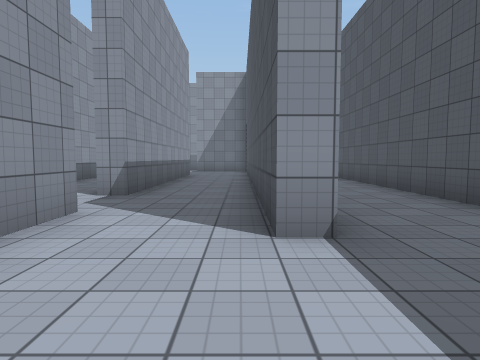
[1] (above)

21 first-person views from a walk through a Unity game level. The camera is 1.3 m above the floor, tilts 4° down and sees 75° across. The floor is counted in squares, 2 m on a side. Each view is taken from the middle of a square. On the plan, view 1 faces up. The plan holds only what a view shows up to about 10 squares ahead; the rest is blank. The place goes on beyond the plan. The player character is not drawn. Surface patterns are stand-ins for the level's own textures.

[2]
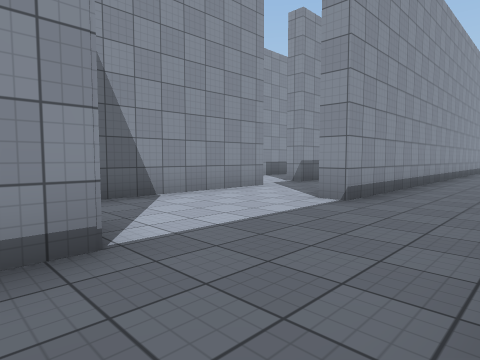

[3]
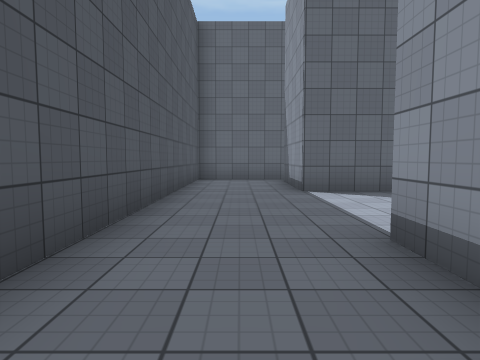

[4]
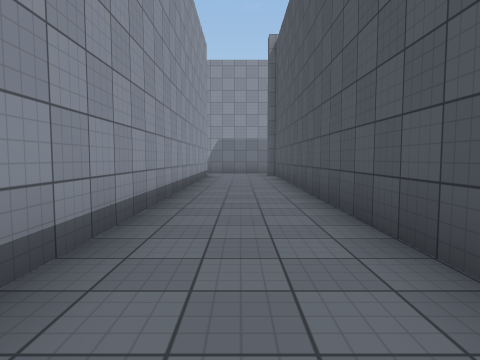

[5]
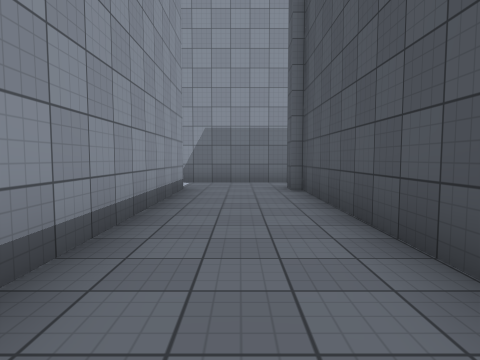

[6]
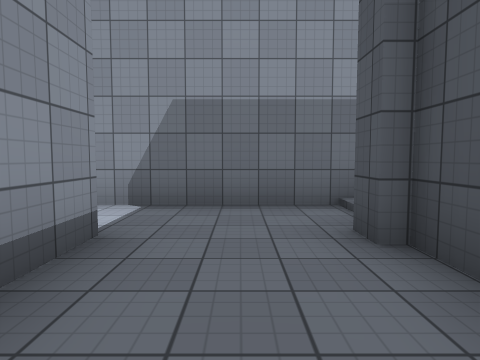

[7]
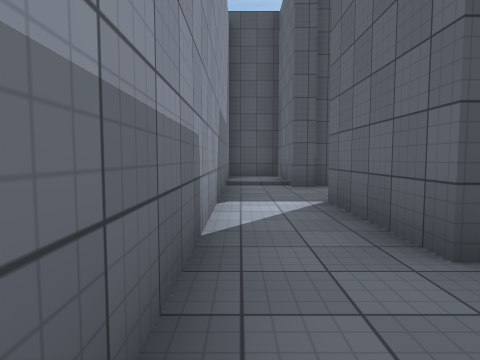

[8]
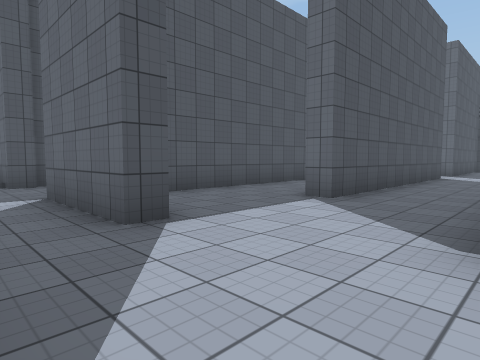

[9]
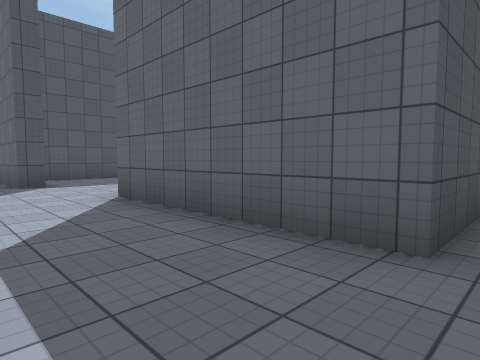

[10]
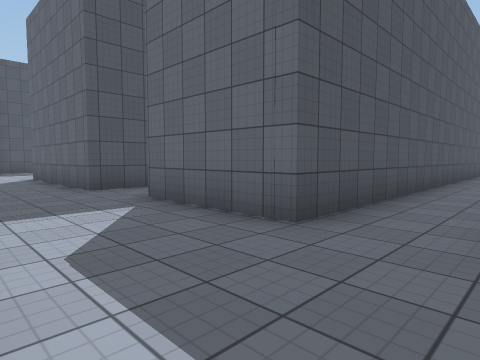

[11]
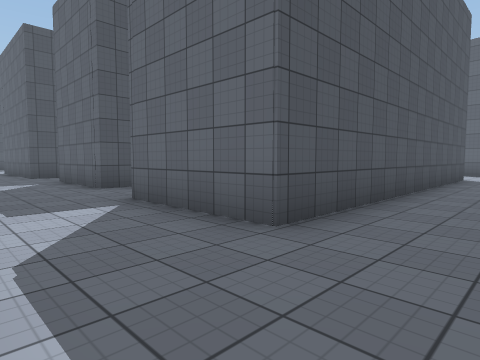

[12]
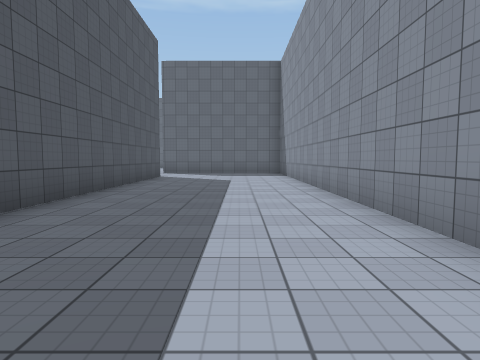

[13]
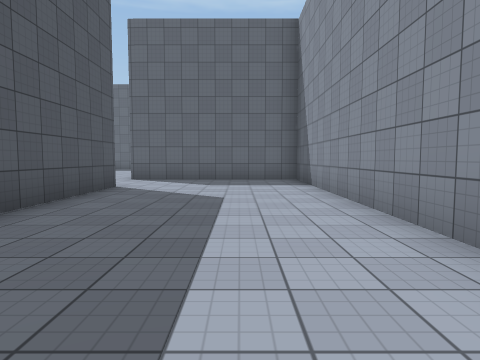

[14]
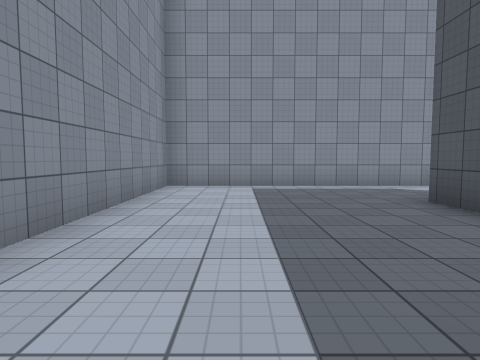

[15]
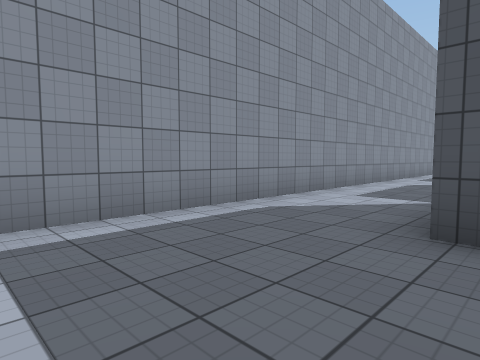

[16]
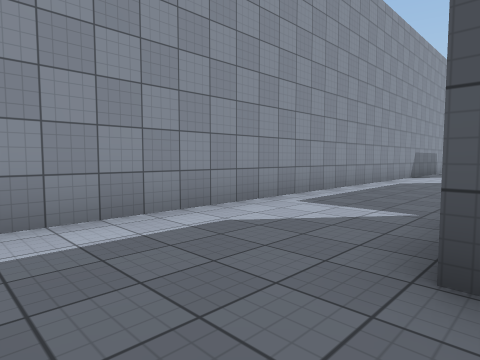

[17]
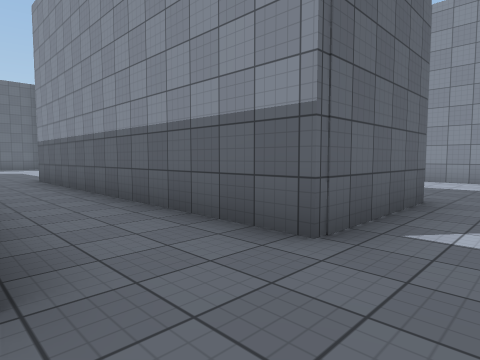

[18]
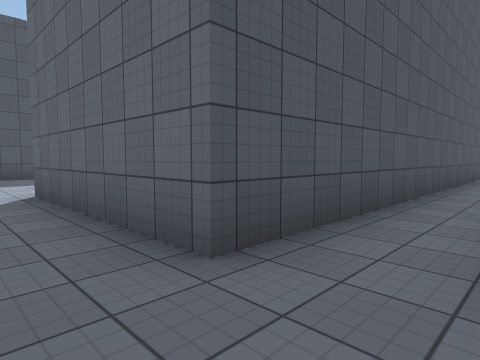

[19]
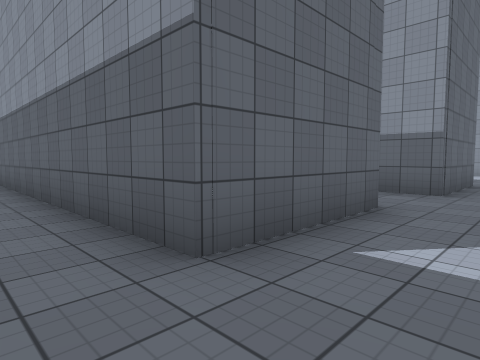

[20]
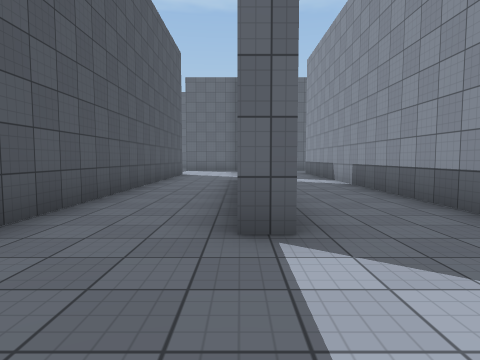

[21]
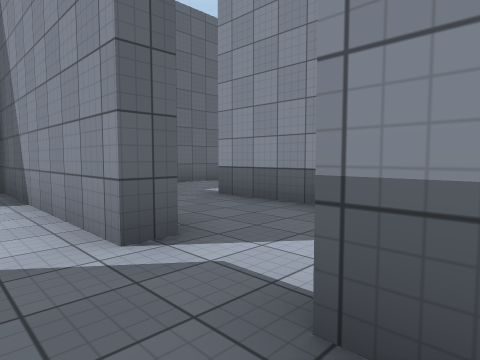

### Floor plan
Points are (right, up) in squares from view 1. A wall is a line through its corners. A room is listed if a view was taken in it or the views show most of it. See-through windows are left out.
Room 1 (views 1, 2, 3, 4, 5, 6)
walls: (-2, 2.6) (-2, -1.1) (0.8, -1.1) (0.8, -3.7); (3, 15.2) (3, 15.7) (4.3, 15.7); (0.8, 15.7) (0.8, 2.5) (0.3, 2.5); (5, 15.7) (5.6, 15.7) (5.6, 17.3) (0.4, 17.3); (0.6, -4.7) (3.3, -4.7) (3.3, 15.4)
ways out: opening at (-1, 3) to room 2; opening at (0, 17) to room 2
Room 2 (views 7, 8, 9, 10, 11, 12, 13, 14, 15, 16, 17, 18, 19, 20, 21)
walls: (-9.5, 4.4) (-9.5, 14.7) (-4.7, 14.7); (-14.2, 4.6) (-14.2, 14.4) (-11.2, 14.4) (-11.2, 6.8); (-4.8, 11.4) (-4.8, 1.6); (-2, 10) (-2, 5.4) (-2.5, 5.4) (-2.5, 12.4) (-1.9, 12.4); (-19.2, 5.9) (-19.2, 14.7) (-16.2, 14.7) (-16.2, 5.9); (-5.1, 17.3) (-23.7, 17.3) (-23.7, 3.5) (-18.6, 3.5); (-2.1, 15.1) (-2.1, 15.7) (0.8, 15.7); (-2.5, 3.8) (-2, 3.8) (-2, 2.6); (-7.3, -1.1) (-5.8, -1.1); (0.4, 17.3) (-3.6, 17.3); (0.3, 2.5) (0.3, 14.6)
ways out: opening at (-1, 3) to room 1; opening at (0, 17) to room 1; opening at (-19, 4.5)

Where each view was taken, in squares from view 1:
view 1: 0 up, 0 right, facing up
view 2: 2 down, 3 right, facing up-left
view 3: 5 up, 2 right, facing down
view 4: 4 up, 2 right, facing up
view 5: 9 up, 2 right, facing up
view 6: 13 up, 2 right, facing up
view 7: 17 up, 4 left, facing right
view 8: 17 up, 5 left, facing down-right
view 9: 17 up, 10 left, facing down-right
view 10: 17 up, 16 left, facing down-right
view 11: 17 up, 21 left, facing down-right
view 12: 17 up, 22 left, facing down
view 13: 13 up, 22 left, facing down
view 14: 10 up, 22 left, facing up
view 15: 14 up, 22 left, facing up-right
view 16: 14 up, 16 left, facing up-right
view 17: 16 up, 14 left, facing down-left
view 18: 16 up, 11 left, facing down-right
view 19: 16 up, 10 left, facing down-left
view 20: 15 up, 2 left, facing down
view 21: 6 up, 1 left, facing down-left
